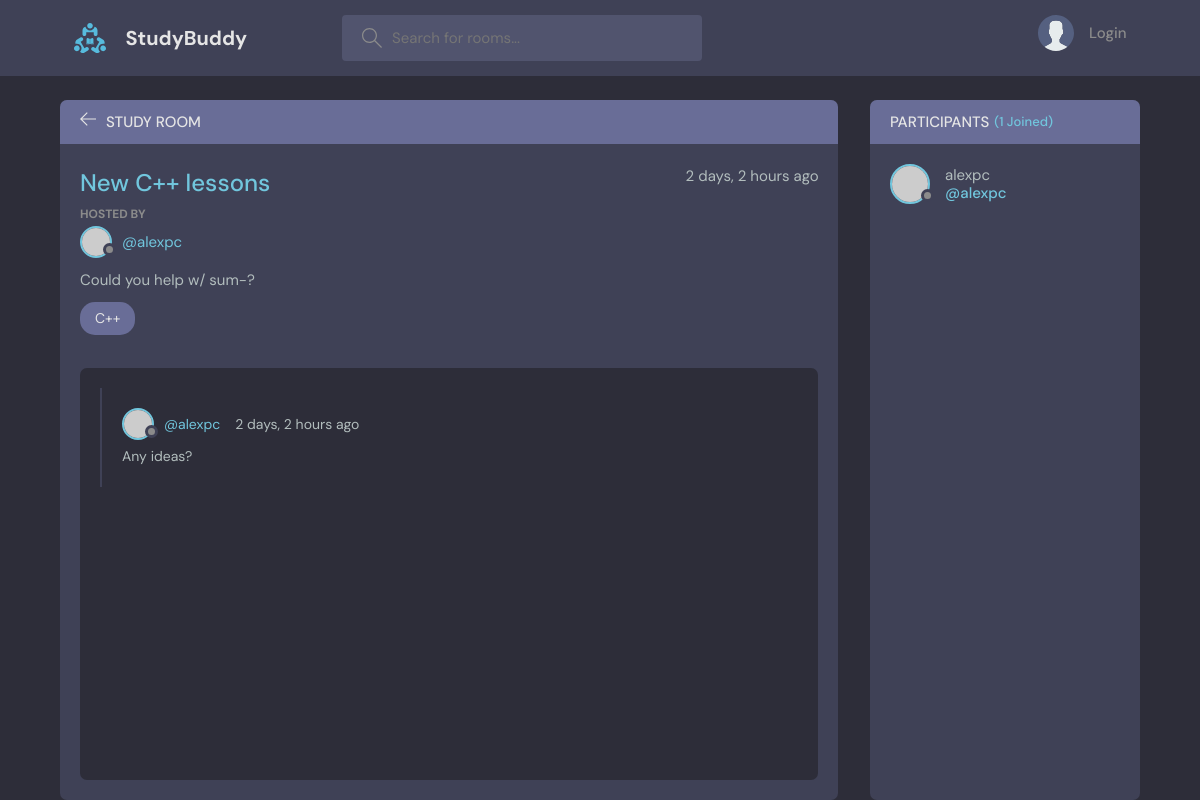
The app's page /room/7/, older data.
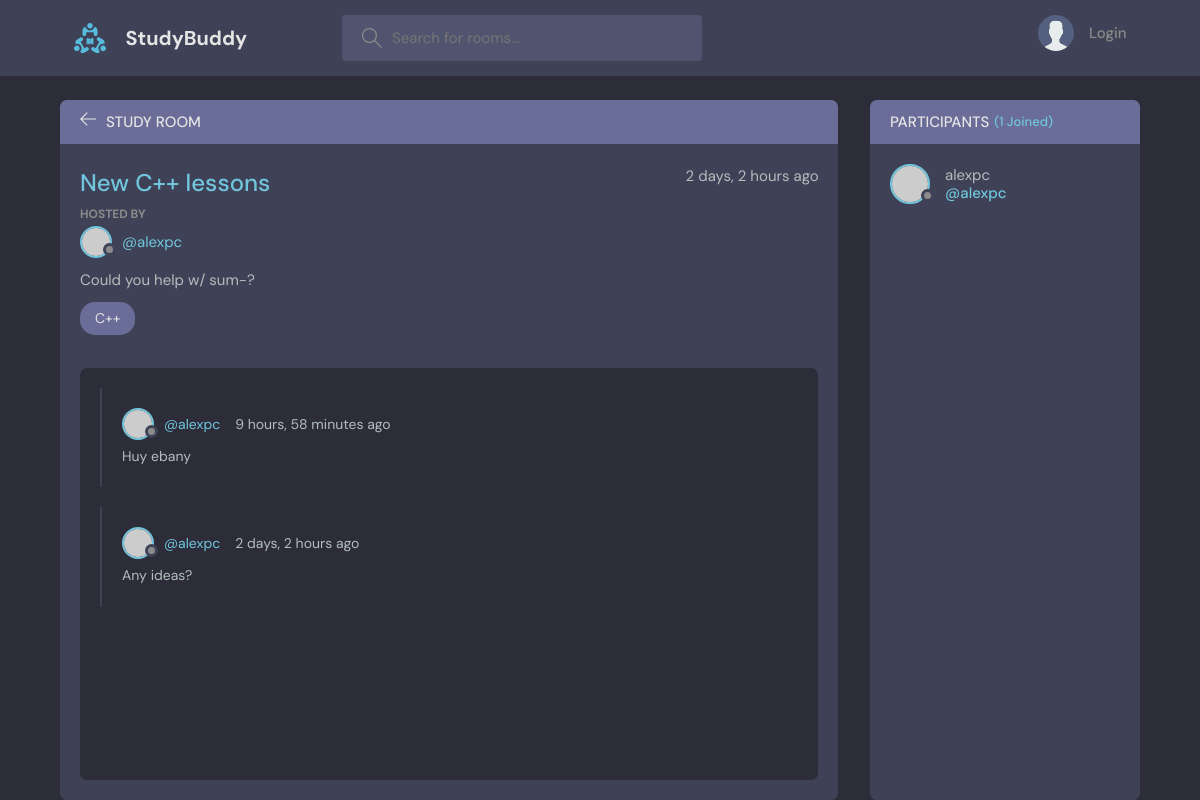
The same page, newer data.
### main/models.py (models this page shows, shortened)
class Message(models.Model):
    user = models.ForeignKey(User, on_delete=models.CASCADE)
    room = models.ForeignKey(Room, on_delete=models.CASCADE)
    body = models.TextField()
    updated = models.DateTimeField(auto_now=True)
    created = models.DateTimeField(auto_now_add=True)
    class Meta:
        ordering = ['-updated', '-created']

### main/views.py (the view, shortened to what this page needs)
# urls.py: path('room/<str:pk>/', views.room, name='room'),
def room(request, pk):
    room = Room.objects.get(id=pk)
    room_messages = room.message_set.all().order_by('-created')
    participants = room.participants.all()
    context = {'room': room, 'room_messages': room_messages, 'participants': participants}
    return render(request, 'main/room.html', context)

### main/models.py (called while the page is built)
    def __str__(self):
        return self.name

### main/templates/main/room.html (shortened to what this page needs)
{% extends 'main.html' %}
{% block content %}
    <main class="profile-page layout layout--2">
      <div class="container">
        <div class="room">
          <div class="room__top">
            <div class="room__topLeft">
              <a href="{% url 'home' %}">
                <svg version="1.1" xmlns="http://www.w3.org/2000/svg" width="32" height="32" viewBox="0 0 32 32">
                  <title>arrow-left</title>
                  <path
                    d="M13.723 2.286l-13.723 13.714 13.719 13.714 1.616-1.611-10.96-10.96h27.625v-2.286h-27.625l10.965-10.965-1.616-1.607z"
                  ></path>
                </svg>
              </a>
              <h3>Study Room</h3>
            </div>
          </div>
          <div class="room__box scroll">
            <div class="room__header scroll">
              <div class="room__info">
                <h3>{{room.name}}</h3>
                <span>{{room.created|timesince}} ago</span>
              </div>
              <div class="room__hosted">
                <p>Hosted By</p>
                <a href="{% url 'user-profile' room.host_id %}" class="room__author">
                  <div class="avatar avatar--small">
                    <img src="https://randomuser.me/api/portraits/men/37.jpg" />
                  </div>
                  <span>@{{room.host}}</span>
                </a>
              </div>
              <div class="room__details">
                {{room.description}}
              </div>
              <span class="room__topics">{{room.topic}}</span>
            </div>
            <div class="room__conversation">
              <div class="threads scroll">
                {% for message in room_messages %}
                <div class="thread">
                  <div class="thread__top">
                    <div class="thread__author">
                      <a href="{% url 'user-profile' message.user_id %}" class="thread__authorInfo">
                        <div class="avatar avatar--small">
                          <img src="https://randomuser.me/api/portraits/men/37.jpg" />
                        </div>
                        <span>@{{message.user}}</span>
                      </a>
                      <span class="thread__date">{{message.created|timesince}} ago</span>
                    </div>
                  </div>
                  <div class="thread__details">
                    {{message.body}}
                  </div>
                </div>
                {% endfor %}
              </div>
            </div>
          </div>
        </div>
        <div class="participants">
          <h3 class="participants__top">Participants <span>({{participants.count}} Joined)</span></h3>
          <div class="participants__list scroll">
            {% for participant in participants %}
            <a href="{% url 'user-profile' participant.id %}" class="participant">
              <div class="avatar avatar--medium">
                <img src="https://randomuser.me/api/portraits/men/37.jpg" />
              </div>
              <p>
                {{participant.username}}
                <span>@{{participant.username}}</span>
              </p>
            </a>
            {% endfor %}
          </div>
        </div>
      </div>
    </main>
{% endblock %}

Row changes from the older to the newer data that the page shows:
added Message: user "alexpc", created "9 hours, 58 minutes", body "Huy ebany"
